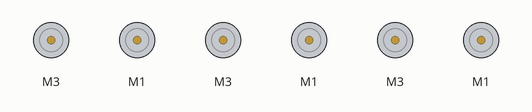
This sketch was run on a simulated Arduino Mega 2560, built with avr-gcc and run on an emulated ATmega2560. Parts: 6 × DC motor (green arrow = forward, orange = backward, longer = faster). At 12.2 s the program stops and its outputs stay as they are.

Above: at 0.5 s.
At 1.5 s:
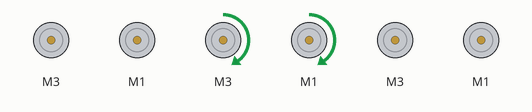
At 2.21 s:
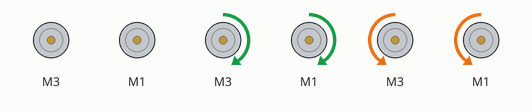
Timing chart, 0 to 3.2 s (numbered marks = the images above):
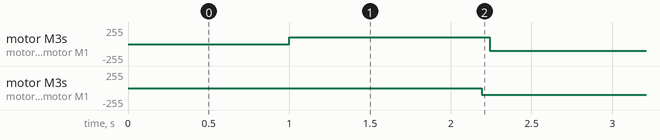

Measured:
- by itself, motor M3, motor M1: alternates forward 100/255 for 1.2 s and backward 100/255 for 1.6 s, 8 changes in all, then stays backward 100/255
- by itself, motor M3, motor M1: stopped → backward 100/255 at 2.2 s

The sketch:

Drive_Test2.ino
```cpp
/* B3_SpinSquare.ino
   Drive the TWO-WHEELED Bread Board Bot (BBbot, B^3)
   in a square, stopping at (or near!) end point.

   Arduino: Arduino Mega 256 v3 Clone
   Motor Shield: Adafruit assembled Motor Shield for Arduino v2
   ---->  http://www.adafruit.com/products/1438

   Programmer: Dave Eslinger; June 7, 2015
   Revisions:
*/
#include <Wire.h>
#include <Adafruit_MotorShield.h>
#include <math.h>
#include <breadboardbot.h>

// Create the motor shield object with the default I2C address
Adafruit_MotorShield AFMS = Adafruit_MotorShield();

// Define Constants
const byte TESTSPEED = 100;
const byte DIRECTION = TURNLEFT;

// Define 'ports' for motors.
const byte LEFT_MOTOR_PORT = 3;
const byte RIGHT_MOTOR_PORT = 1;
// Create pointers to motor control objects
Adafruit_DCMotor *motorLeft = AFMS.getMotor(LEFT_MOTOR_PORT);
Adafruit_DCMotor *motorRight = AFMS.getMotor(RIGHT_MOTOR_PORT);

void setup(void){
  AFMS.begin();  // create with the default frequency 1.6KHz
  // Turn off all motors to start, just a good habit
  motorLeft->run(RELEASE);
  motorRight->run(RELEASE);
}

void loop(void){

  delay(1000); // Delay for a second to give time to place the robot.

  // Autonomous loop for driving in a square
  for ( byte leg = 1; leg <= 4; leg++ ) {
    drive(20., TESTSPEED, *motorLeft, *motorRight);// Forward for 10 inches
    //spin(-90., TESTSPEED, *motorLeft, *motorRight); // 90 deg. to left
    allStop(FORWARD, *motorLeft, *motorRight);
    delay(1500);  // Pause for 1/2 a second after turning
  }

  while(1){}
}
```
